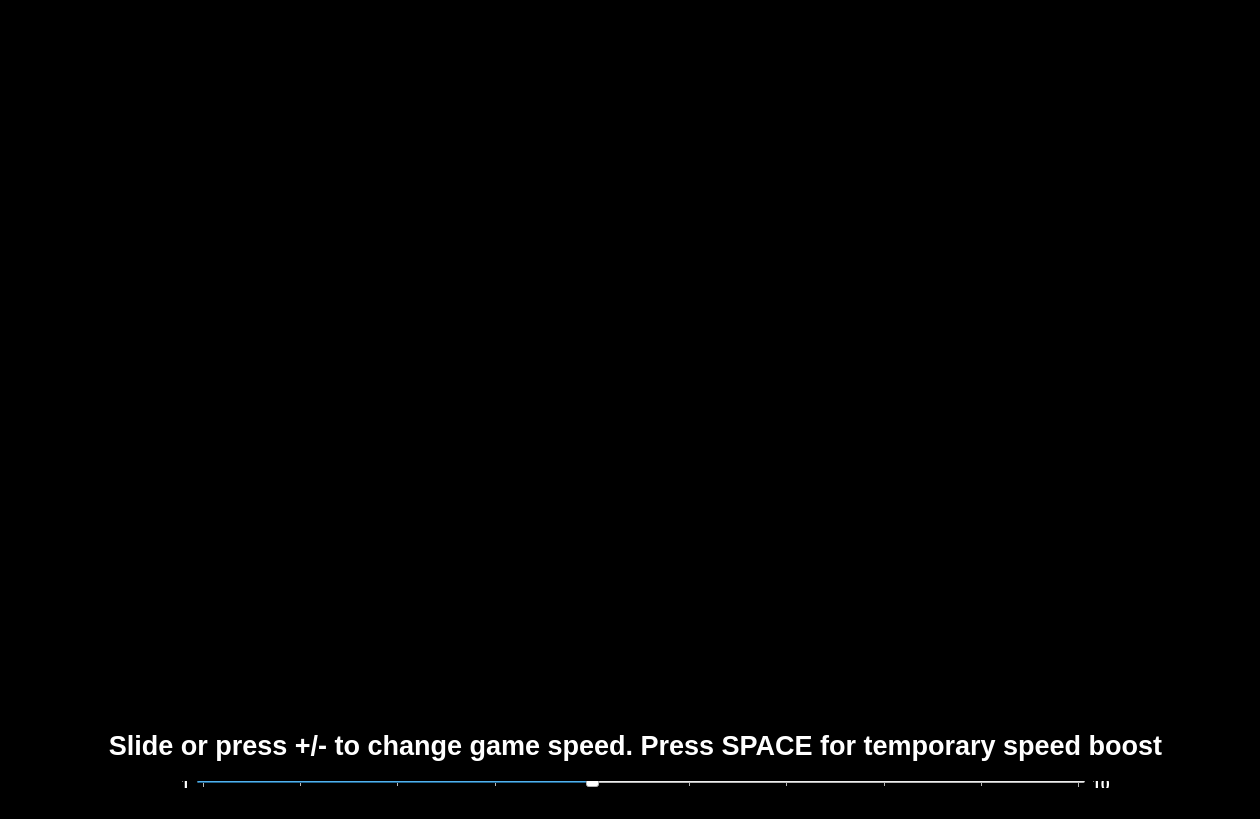
<?xml version="1.0" encoding="UTF-8"?>
<ui version="4.0">
 <class>MainWindow</class>
 <widget class="QMainWindow" name="MainWindow">
  <property name="geometry">
   <rect>
    <x>0</x>
    <y>0</y>
    <width>1260</width>
    <height>819</height>
   </rect>
  </property>
  <property name="sizePolicy">
   <sizepolicy hsizetype="Fixed" vsizetype="Fixed">
    <horstretch>0</horstretch>
    <verstretch>0</verstretch>
   </sizepolicy>
  </property>
  <property name="minimumSize">
   <size>
    <width>0</width>
    <height>0</height>
   </size>
  </property>
  <property name="palette">
   <palette>
    <active>
     <colorrole role="WindowText">
      <brush brushstyle="SolidPattern">
       <color alpha="255">
        <red>255</red>
        <green>255</green>
        <blue>255</blue>
       </color>
      </brush>
     </colorrole>
     <colorrole role="Button">
      <brush brushstyle="SolidPattern">
       <color alpha="255">
        <red>0</red>
        <green>0</green>
        <blue>0</blue>
       </color>
      </brush>
     </colorrole>
     <colorrole role="Light">
      <brush brushstyle="SolidPattern">
       <color alpha="255">
        <red>0</red>
        <green>0</green>
        <blue>0</blue>
       </color>
      </brush>
     </colorrole>
     <colorrole role="Midlight">
      <brush brushstyle="SolidPattern">
       <color alpha="255">
        <red>0</red>
        <green>0</green>
        <blue>0</blue>
       </color>
      </brush>
     </colorrole>
     <colorrole role="Dark">
      <brush brushstyle="SolidPattern">
       <color alpha="255">
        <red>0</red>
        <green>0</green>
        <blue>0</blue>
       </color>
      </brush>
     </colorrole>
     <colorrole role="Mid">
      <brush brushstyle="SolidPattern">
       <color alpha="255">
        <red>0</red>
        <green>0</green>
        <blue>0</blue>
       </color>
      </brush>
     </colorrole>
     <colorrole role="Text">
      <brush brushstyle="SolidPattern">
       <color alpha="255">
        <red>255</red>
        <green>255</green>
        <blue>255</blue>
       </color>
      </brush>
     </colorrole>
     <colorrole role="BrightText">
      <brush brushstyle="SolidPattern">
       <color alpha="255">
        <red>255</red>
        <green>255</green>
        <blue>255</blue>
       </color>
      </brush>
     </colorrole>
     <colorrole role="ButtonText">
      <brush brushstyle="SolidPattern">
       <color alpha="255">
        <red>255</red>
        <green>255</green>
        <blue>255</blue>
       </color>
      </brush>
     </colorrole>
     <colorrole role="Base">
      <brush brushstyle="SolidPattern">
       <color alpha="255">
        <red>0</red>
        <green>0</green>
        <blue>0</blue>
       </color>
      </brush>
     </colorrole>
     <colorrole role="Window">
      <brush brushstyle="SolidPattern">
       <color alpha="255">
        <red>0</red>
        <green>0</green>
        <blue>0</blue>
       </color>
      </brush>
     </colorrole>
     <colorrole role="Shadow">
      <brush brushstyle="SolidPattern">
       <color alpha="255">
        <red>0</red>
        <green>0</green>
        <blue>0</blue>
       </color>
      </brush>
     </colorrole>
     <colorrole role="AlternateBase">
      <brush brushstyle="SolidPattern">
       <color alpha="255">
        <red>0</red>
        <green>0</green>
        <blue>0</blue>
       </color>
      </brush>
     </colorrole>
     <colorrole role="ToolTipBase">
      <brush brushstyle="SolidPattern">
       <color alpha="255">
        <red>255</red>
        <green>255</green>
        <blue>220</blue>
       </color>
      </brush>
     </colorrole>
     <colorrole role="ToolTipText">
      <brush brushstyle="SolidPattern">
       <color alpha="255">
        <red>0</red>
        <green>0</green>
        <blue>0</blue>
       </color>
      </brush>
     </colorrole>
     <colorrole role="PlaceholderText">
      <brush brushstyle="SolidPattern">
       <color alpha="128">
        <red>255</red>
        <green>255</green>
        <blue>255</blue>
       </color>
      </brush>
     </colorrole>
    </active>
    <inactive>
     <colorrole role="WindowText">
      <brush brushstyle="SolidPattern">
       <color alpha="255">
        <red>255</red>
        <green>255</green>
        <blue>255</blue>
       </color>
      </brush>
     </colorrole>
     <colorrole role="Button">
      <brush brushstyle="SolidPattern">
       <color alpha="255">
        <red>0</red>
        <green>0</green>
        <blue>0</blue>
       </color>
      </brush>
     </colorrole>
     <colorrole role="Light">
      <brush brushstyle="SolidPattern">
       <color alpha="255">
        <red>0</red>
        <green>0</green>
        <blue>0</blue>
       </color>
      </brush>
     </colorrole>
     <colorrole role="Midlight">
      <brush brushstyle="SolidPattern">
       <color alpha="255">
        <red>0</red>
        <green>0</green>
        <blue>0</blue>
       </color>
      </brush>
     </colorrole>
     <colorrole role="Dark">
      <brush brushstyle="SolidPattern">
       <color alpha="255">
        <red>0</red>
        <green>0</green>
        <blue>0</blue>
       </color>
      </brush>
     </colorrole>
     <colorrole role="Mid">
      <brush brushstyle="SolidPattern">
       <color alpha="255">
        <red>0</red>
        <green>0</green>
        <blue>0</blue>
       </color>
      </brush>
     </colorrole>
     <colorrole role="Text">
      <brush brushstyle="SolidPattern">
       <color alpha="255">
        <red>255</red>
        <green>255</green>
        <blue>255</blue>
       </color>
      </brush>
     </colorrole>
     <colorrole role="BrightText">
      <brush brushstyle="SolidPattern">
       <color alpha="255">
        <red>255</red>
        <green>255</green>
        <blue>255</blue>
       </color>
      </brush>
     </colorrole>
     <colorrole role="ButtonText">
      <brush brushstyle="SolidPattern">
       <color alpha="255">
        <red>255</red>
        <green>255</green>
        <blue>255</blue>
       </color>
      </brush>
     </colorrole>
     <colorrole role="Base">
      <brush brushstyle="SolidPattern">
       <color alpha="255">
        <red>0</red>
        <green>0</green>
        <blue>0</blue>
       </color>
      </brush>
     </colorrole>
     <colorrole role="Window">
      <brush brushstyle="SolidPattern">
       <color alpha="255">
        <red>0</red>
        <green>0</green>
        <blue>0</blue>
       </color>
      </brush>
     </colorrole>
     <colorrole role="Shadow">
      <brush brushstyle="SolidPattern">
       <color alpha="255">
        <red>0</red>
        <green>0</green>
        <blue>0</blue>
       </color>
      </brush>
     </colorrole>
     <colorrole role="AlternateBase">
      <brush brushstyle="SolidPattern">
       <color alpha="255">
        <red>0</red>
        <green>0</green>
        <blue>0</blue>
       </color>
      </brush>
     </colorrole>
     <colorrole role="ToolTipBase">
      <brush brushstyle="SolidPattern">
       <color alpha="255">
        <red>255</red>
        <green>255</green>
        <blue>220</blue>
       </color>
      </brush>
     </colorrole>
     <colorrole role="ToolTipText">
      <brush brushstyle="SolidPattern">
       <color alpha="255">
        <red>0</red>
        <green>0</green>
        <blue>0</blue>
       </color>
      </brush>
     </colorrole>
     <colorrole role="PlaceholderText">
      <brush brushstyle="SolidPattern">
       <color alpha="128">
        <red>255</red>
        <green>255</green>
        <blue>255</blue>
       </color>
      </brush>
     </colorrole>
    </inactive>
    <disabled>
     <colorrole role="WindowText">
      <brush brushstyle="SolidPattern">
       <color alpha="255">
        <red>0</red>
        <green>0</green>
        <blue>0</blue>
       </color>
      </brush>
     </colorrole>
     <colorrole role="Button">
      <brush brushstyle="SolidPattern">
       <color alpha="255">
        <red>0</red>
        <green>0</green>
        <blue>0</blue>
       </color>
      </brush>
     </colorrole>
     <colorrole role="Light">
      <brush brushstyle="SolidPattern">
       <color alpha="255">
        <red>0</red>
        <green>0</green>
        <blue>0</blue>
       </color>
      </brush>
     </colorrole>
     <colorrole role="Midlight">
      <brush brushstyle="SolidPattern">
       <color alpha="255">
        <red>0</red>
        <green>0</green>
        <blue>0</blue>
       </color>
      </brush>
     </colorrole>
     <colorrole role="Dark">
      <brush brushstyle="SolidPattern">
       <color alpha="255">
        <red>0</red>
        <green>0</green>
        <blue>0</blue>
       </color>
      </brush>
     </colorrole>
     <colorrole role="Mid">
      <brush brushstyle="SolidPattern">
       <color alpha="255">
        <red>0</red>
        <green>0</green>
        <blue>0</blue>
       </color>
      </brush>
     </colorrole>
     <colorrole role="Text">
      <brush brushstyle="SolidPattern">
       <color alpha="255">
        <red>0</red>
        <green>0</green>
        <blue>0</blue>
       </color>
      </brush>
     </colorrole>
     <colorrole role="BrightText">
      <brush brushstyle="SolidPattern">
       <color alpha="255">
        <red>255</red>
        <green>255</green>
        <blue>255</blue>
       </color>
      </brush>
     </colorrole>
     <colorrole role="ButtonText">
      <brush brushstyle="SolidPattern">
       <color alpha="255">
        <red>0</red>
        <green>0</green>
        <blue>0</blue>
       </color>
      </brush>
     </colorrole>
     <colorrole role="Base">
      <brush brushstyle="SolidPattern">
       <color alpha="255">
        <red>0</red>
        <green>0</green>
        <blue>0</blue>
       </color>
      </brush>
     </colorrole>
     <colorrole role="Window">
      <brush brushstyle="SolidPattern">
       <color alpha="255">
        <red>0</red>
        <green>0</green>
        <blue>0</blue>
       </color>
      </brush>
     </colorrole>
     <colorrole role="Shadow">
      <brush brushstyle="SolidPattern">
       <color alpha="255">
        <red>0</red>
        <green>0</green>
        <blue>0</blue>
       </color>
      </brush>
     </colorrole>
     <colorrole role="AlternateBase">
      <brush brushstyle="SolidPattern">
       <color alpha="255">
        <red>0</red>
        <green>0</green>
        <blue>0</blue>
       </color>
      </brush>
     </colorrole>
     <colorrole role="ToolTipBase">
      <brush brushstyle="SolidPattern">
       <color alpha="255">
        <red>255</red>
        <green>255</green>
        <blue>220</blue>
       </color>
      </brush>
     </colorrole>
     <colorrole role="ToolTipText">
      <brush brushstyle="SolidPattern">
       <color alpha="255">
        <red>0</red>
        <green>0</green>
        <blue>0</blue>
       </color>
      </brush>
     </colorrole>
     <colorrole role="PlaceholderText">
      <brush brushstyle="SolidPattern">
       <color alpha="128">
        <red>255</red>
        <green>255</green>
        <blue>255</blue>
       </color>
      </brush>
     </colorrole>
    </disabled>
   </palette>
  </property>
  <property name="windowTitle">
   <string>MainWindow</string>
  </property>
  <widget class="QWidget" name="centralWidget">
   <property name="sizePolicy">
    <sizepolicy hsizetype="Preferred" vsizetype="Preferred">
     <horstretch>0</horstretch>
     <verstretch>0</verstretch>
    </sizepolicy>
   </property>
   <widget class="QLabel" name="speedSlider_Label">
    <property name="geometry">
     <rect>
      <x>90</x>
      <y>730</y>
      <width>1091</width>
      <height>31</height>
     </rect>
    </property>
    <property name="font">
     <font>
      <pointsize>20</pointsize>
      <bold>true</bold>
     </font>
    </property>
    <property name="text">
     <string>Slide or press +/- to change game speed. Press SPACE for temporary speed boost</string>
    </property>
    <property name="alignment">
     <set>Qt::AlignCenter</set>
    </property>
   </widget>
   <widget class="QWidget" name="layoutWidget">
    <property name="geometry">
     <rect>
      <x>170</x>
      <y>770</y>
      <width>951</width>
      <height>29</height>
     </rect>
    </property>
    <layout class="QHBoxLayout" name="horizontalLayout">
     <item>
      <widget class="QLabel" name="minSpeed_Label">
       <property name="sizePolicy">
        <sizepolicy hsizetype="Maximum" vsizetype="Preferred">
         <horstretch>0</horstretch>
         <verstretch>0</verstretch>
        </sizepolicy>
       </property>
       <property name="font">
        <font>
         <pointsize>12</pointsize>
         <bold>true</bold>
        </font>
       </property>
       <property name="text">
        <string>1</string>
       </property>
      </widget>
     </item>
     <item>
      <widget class="QSlider" name="speed_Slider">
       <property name="enabled">
        <bool>true</bool>
       </property>
       <property name="sizePolicy">
        <sizepolicy hsizetype="Minimum" vsizetype="Fixed">
         <horstretch>0</horstretch>
         <verstretch>0</verstretch>
        </sizepolicy>
       </property>
       <property name="sizeIncrement">
        <size>
         <width>0</width>
         <height>0</height>
        </size>
       </property>
       <property name="palette">
        <palette>
         <active>
          <colorrole role="WindowText">
           <brush brushstyle="SolidPattern">
            <color alpha="255">
             <red>0</red>
             <green>0</green>
             <blue>0</blue>
            </color>
           </brush>
          </colorrole>
          <colorrole role="Button">
           <brush brushstyle="SolidPattern">
            <color alpha="255">
             <red>255</red>
             <green>255</green>
             <blue>255</blue>
            </color>
           </brush>
          </colorrole>
          <colorrole role="Light">
           <brush brushstyle="SolidPattern">
            <color alpha="255">
             <red>255</red>
             <green>255</green>
             <blue>255</blue>
            </color>
           </brush>
          </colorrole>
          <colorrole role="Midlight">
           <brush brushstyle="SolidPattern">
            <color alpha="255">
             <red>255</red>
             <green>255</green>
             <blue>255</blue>
            </color>
           </brush>
          </colorrole>
          <colorrole role="Dark">
           <brush brushstyle="SolidPattern">
            <color alpha="255">
             <red>127</red>
             <green>127</green>
             <blue>127</blue>
            </color>
           </brush>
          </colorrole>
          <colorrole role="Mid">
           <brush brushstyle="SolidPattern">
            <color alpha="255">
             <red>170</red>
             <green>170</green>
             <blue>170</blue>
            </color>
           </brush>
          </colorrole>
          <colorrole role="Text">
           <brush brushstyle="SolidPattern">
            <color alpha="255">
             <red>0</red>
             <green>0</green>
             <blue>0</blue>
            </color>
           </brush>
          </colorrole>
          <colorrole role="BrightText">
           <brush brushstyle="SolidPattern">
            <color alpha="255">
             <red>255</red>
             <green>255</green>
             <blue>255</blue>
            </color>
           </brush>
          </colorrole>
          <colorrole role="ButtonText">
           <brush brushstyle="SolidPattern">
            <color alpha="255">
             <red>0</red>
             <green>0</green>
             <blue>0</blue>
            </color>
           </brush>
          </colorrole>
          <colorrole role="Base">
           <brush brushstyle="SolidPattern">
            <color alpha="255">
             <red>255</red>
             <green>255</green>
             <blue>255</blue>
            </color>
           </brush>
          </colorrole>
          <colorrole role="Window">
           <brush brushstyle="SolidPattern">
            <color alpha="255">
             <red>255</red>
             <green>255</green>
             <blue>255</blue>
            </color>
           </brush>
          </colorrole>
          <colorrole role="Shadow">
           <brush brushstyle="SolidPattern">
            <color alpha="255">
             <red>0</red>
             <green>0</green>
             <blue>0</blue>
            </color>
           </brush>
          </colorrole>
          <colorrole role="AlternateBase">
           <brush brushstyle="SolidPattern">
            <color alpha="255">
             <red>255</red>
             <green>255</green>
             <blue>255</blue>
            </color>
           </brush>
          </colorrole>
          <colorrole role="ToolTipBase">
           <brush brushstyle="SolidPattern">
            <color alpha="255">
             <red>255</red>
             <green>255</green>
             <blue>220</blue>
            </color>
           </brush>
          </colorrole>
          <colorrole role="ToolTipText">
           <brush brushstyle="SolidPattern">
            <color alpha="255">
             <red>0</red>
             <green>0</green>
             <blue>0</blue>
            </color>
           </brush>
          </colorrole>
          <colorrole role="PlaceholderText">
           <brush brushstyle="SolidPattern">
            <color alpha="128">
             <red>0</red>
             <green>0</green>
             <blue>0</blue>
            </color>
           </brush>
          </colorrole>
         </active>
         <inactive>
          <colorrole role="WindowText">
           <brush brushstyle="SolidPattern">
            <color alpha="255">
             <red>0</red>
             <green>0</green>
             <blue>0</blue>
            </color>
           </brush>
          </colorrole>
          <colorrole role="Button">
           <brush brushstyle="SolidPattern">
            <color alpha="255">
             <red>255</red>
             <green>255</green>
             <blue>255</blue>
            </color>
           </brush>
          </colorrole>
          <colorrole role="Light">
           <brush brushstyle="SolidPattern">
            <color alpha="255">
             <red>255</red>
             <green>255</green>
             <blue>255</blue>
            </color>
           </brush>
          </colorrole>
          <colorrole role="Midlight">
           <brush brushstyle="SolidPattern">
            <color alpha="255">
             <red>255</red>
             <green>255</green>
             <blue>255</blue>
            </color>
           </brush>
          </colorrole>
          <colorrole role="Dark">
           <brush brushstyle="SolidPattern">
            <color alpha="255">
             <red>127</red>
             <green>127</green>
             <blue>127</blue>
            </color>
           </brush>
          </colorrole>
          <colorrole role="Mid">
           <brush brushstyle="SolidPattern">
            <color alpha="255">
             <red>170</red>
             <green>170</green>
             <blue>170</blue>
            </color>
           </brush>
          </colorrole>
          <colorrole role="Text">
           <brush brushstyle="SolidPattern">
            <color alpha="255">
             <red>0</red>
             <green>0</green>
             <blue>0</blue>
            </color>
           </brush>
          </colorrole>
          <colorrole role="BrightText">
           <brush brushstyle="SolidPattern">
            <color alpha="255">
             <red>255</red>
             <green>255</green>
             <blue>255</blue>
            </color>
           </brush>
          </colorrole>
          <colorrole role="ButtonText">
           <brush brushstyle="SolidPattern">
            <color alpha="255">
             <red>0</red>
             <green>0</green>
             <blue>0</blue>
            </color>
           </brush>
          </colorrole>
          <colorrole role="Base">
           <brush brushstyle="SolidPattern">
            <color alpha="255">
             <red>255</red>
             <green>255</green>
             <blue>255</blue>
            </color>
           </brush>
          </colorrole>
          <colorrole role="Window">
           <brush brushstyle="SolidPattern">
            <color alpha="255">
             <red>255</red>
             <green>255</green>
             <blue>255</blue>
            </color>
           </brush>
          </colorrole>
          <colorrole role="Shadow">
           <brush brushstyle="SolidPattern">
            <color alpha="255">
             <red>0</red>
             <green>0</green>
             <blue>0</blue>
            </color>
           </brush>
          </colorrole>
          <colorrole role="AlternateBase">
           <brush brushstyle="SolidPattern">
            <color alpha="255">
             <red>255</red>
             <green>255</green>
             <blue>255</blue>
            </color>
           </brush>
          </colorrole>
          <colorrole role="ToolTipBase">
           <brush brushstyle="SolidPattern">
            <color alpha="255">
             <red>255</red>
             <green>255</green>
             <blue>220</blue>
            </color>
           </brush>
          </colorrole>
          <colorrole role="ToolTipText">
           <brush brushstyle="SolidPattern">
            <color alpha="255">
             <red>0</red>
             <green>0</green>
             <blue>0</blue>
            </color>
           </brush>
          </colorrole>
          <colorrole role="PlaceholderText">
           <brush brushstyle="SolidPattern">
            <color alpha="128">
             <red>0</red>
             <green>0</green>
             <blue>0</blue>
            </color>
           </brush>
          </colorrole>
         </inactive>
         <disabled>
          <colorrole role="WindowText">
           <brush brushstyle="SolidPattern">
            <color alpha="255">
             <red>127</red>
             <green>127</green>
             <blue>127</blue>
            </color>
           </brush>
          </colorrole>
          <colorrole role="Button">
           <brush brushstyle="SolidPattern">
            <color alpha="255">
             <red>255</red>
             <green>255</green>
             <blue>255</blue>
            </color>
           </brush>
          </colorrole>
          <colorrole role="Light">
           <brush brushstyle="SolidPattern">
            <color alpha="255">
             <red>255</red>
             <green>255</green>
             <blue>255</blue>
            </color>
           </brush>
          </colorrole>
          <colorrole role="Midlight">
           <brush brushstyle="SolidPattern">
            <color alpha="255">
             <red>255</red>
             <green>255</green>
             <blue>255</blue>
            </color>
           </brush>
          </colorrole>
          <colorrole role="Dark">
           <brush brushstyle="SolidPattern">
            <color alpha="255">
             <red>127</red>
             <green>127</green>
             <blue>127</blue>
            </color>
           </brush>
          </colorrole>
          <colorrole role="Mid">
           <brush brushstyle="SolidPattern">
            <color alpha="255">
             <red>170</red>
             <green>170</green>
             <blue>170</blue>
            </color>
           </brush>
          </colorrole>
          <colorrole role="Text">
           <brush brushstyle="SolidPattern">
            <color alpha="255">
             <red>127</red>
             <green>127</green>
             <blue>127</blue>
            </color>
           </brush>
          </colorrole>
          <colorrole role="BrightText">
           <brush brushstyle="SolidPattern">
            <color alpha="255">
             <red>255</red>
             <green>255</green>
             <blue>255</blue>
            </color>
           </brush>
          </colorrole>
          <colorrole role="ButtonText">
           <brush brushstyle="SolidPattern">
            <color alpha="255">
             <red>127</red>
             <green>127</green>
             <blue>127</blue>
            </color>
           </brush>
          </colorrole>
          <colorrole role="Base">
           <brush brushstyle="SolidPattern">
            <color alpha="255">
             <red>255</red>
             <green>255</green>
             <blue>255</blue>
            </color>
           </brush>
          </colorrole>
          <colorrole role="Window">
           <brush brushstyle="SolidPattern">
            <color alpha="255">
             <red>255</red>
             <green>255</green>
             <blue>255</blue>
            </color>
           </brush>
          </colorrole>
          <colorrole role="Shadow">
           <brush brushstyle="SolidPattern">
            <color alpha="255">
             <red>0</red>
             <green>0</green>
             <blue>0</blue>
            </color>
           </brush>
          </colorrole>
          <colorrole role="AlternateBase">
           <brush brushstyle="SolidPattern">
            <color alpha="255">
             <red>255</red>
             <green>255</green>
             <blue>255</blue>
            </color>
           </brush>
          </colorrole>
          <colorrole role="ToolTipBase">
           <brush brushstyle="SolidPattern">
            <color alpha="255">
             <red>255</red>
             <green>255</green>
             <blue>220</blue>
            </color>
           </brush>
          </colorrole>
          <colorrole role="ToolTipText">
           <brush brushstyle="SolidPattern">
            <color alpha="255">
             <red>0</red>
             <green>0</green>
             <blue>0</blue>
            </color>
           </brush>
          </colorrole>
          <colorrole role="PlaceholderText">
           <brush brushstyle="SolidPattern">
            <color alpha="128">
             <red>0</red>
             <green>0</green>
             <blue>0</blue>
            </color>
           </brush>
          </colorrole>
         </disabled>
        </palette>
       </property>
       <property name="autoFillBackground">
        <bool>false</bool>
       </property>
       <property name="minimum">
        <number>1</number>
       </property>
       <property name="maximum">
        <number>10</number>
       </property>
       <property name="pageStep">
        <number>1</number>
       </property>
       <property name="value">
        <number>5</number>
       </property>
       <property name="orientation">
        <enum>Qt::Horizontal</enum>
       </property>
       <property name="invertedAppearance">
        <bool>false</bool>
       </property>
       <property name="invertedControls">
        <bool>false</bool>
       </property>
       <property name="tickPosition">
        <enum>QSlider::TicksBelow</enum>
       </property>
       <property name="tickInterval">
        <number>1</number>
       </property>
      </widget>
     </item>
     <item>
      <widget class="QLabel" name="maxSpeed_Label">
       <property name="sizePolicy">
        <sizepolicy hsizetype="Maximum" vsizetype="Preferred">
         <horstretch>0</horstretch>
         <verstretch>0</verstretch>
        </sizepolicy>
       </property>
       <property name="font">
        <font>
         <pointsize>12</pointsize>
         <bold>true</bold>
        </font>
       </property>
       <property name="text">
        <string>10</string>
       </property>
      </widget>
     </item>
    </layout>
   </widget>
  </widget>
 </widget>
 <layoutdefault spacing="6" margin="11"/>
 <resources/>
 <connections/>
</ui>
